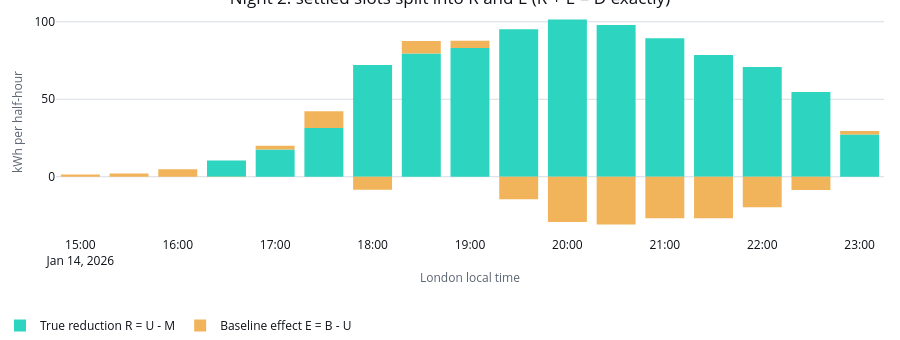

The cell this chart's notebook holds for it:
### Markdown cell above
## 3. Deviation, true reduction and baseline effect

Contract section 4.2 splits every slot's deviation into two pieces that add up exactly:

```
deviation        D = B - M
true reduction   R = U - M            (what smart charging actually moved)
baseline effect  E = B - U            (what the baseline over- or under-states U by)
D = R + E
settled volume   V = max(0, D) inside the settlement window
```

Only `D` is observable at settlement (nobody meters the counterfactual `U`), so `R` and `E` are
reported, not settled, splits of it: `R` is the flexibility a customer actually delivered, `E` is
what the historical baseline happens to say about a night that didn't need to be flexed at all.
The stacked bars below split each settled slot of the same night; a slot can have a negative `E`
even while `V > 0` if the baseline understates that night's own unmanaged import.

### Code cell
settled_night = night_rows.query("settled_kwh > 0")
decomposition_figure = go.Figure()
decomposition_figure.add_trace(
    go.Bar(
        x=settled_night["interval_start_london"].dt.tz_convert(LONDON),
        y=settled_night["true_reduction_kwh"].round(2),
        name="True reduction R = U - M",
        marker_color=SERIES_COLOURS["selected"],
    )
)
decomposition_figure.add_trace(
    go.Bar(
        x=settled_night["interval_start_london"].dt.tz_convert(LONDON),
        y=settled_night["baseline_effect_kwh"].round(2),
        name="Baseline effect E = B - U",
        marker_color=SERIES_COLOURS["difference"],
    )
)
decomposition_figure.update_layout(
    barmode="relative",
    title=f"Night {best_night}: settled slots split into R and E (R + E = D exactly)",
    xaxis_title="London local time",
    yaxis_title="kWh per half-hour",
)
apply_notebook_style(decomposition_figure, height=340)

### Figure 1 — Plotly figure (JSON) as saved in the notebook; plotly's stock layout.template omitted (floating-point values rounded to 4 significant figures)
{"data": [{"marker": {"color": "#2DD4BF"}, "name": "True reduction R = U - M", "x": ["2026-01-14T15:00:00.000000000", "2026-01-14T15:30:00.000000000", "2026-01-14T16:00:00.000000000", "2026-01-14T16:30:00.000000000", "2026-01-14T17:00:00.000000000", "2026-01-14T17:30:00.000000000", "2026-01-14T18:00:00.000000000", "2026-01-14T18:30:00.000000000", "2026-01-14T19:00:00.000000000", "2026-01-14T19:30:00.000000000", "2026-01-14T20:00:00.000000000", "2026-01-14T20:30:00.000000000", "2026-01-14T21:00:00.000000000", "2026-01-14T21:30:00.000000000", "2026-01-14T22:00:00.000000000", "2026-01-14T22:30:00.000000000", "2026-01-14T23:00:00.000000000"], "y": [0.0, 0.0, 0.0, 10.5, 17.5, 31.5, 72.13, 79.49, 83.0, 95.11, 101.5, 97.83, 89.41, 78.5, 70.82, 54.61, 27.3], "type": "bar"}, {"marker": {"color": "#F2B45A"}, "name": "Baseline effect E = B - U", "x": ["2026-01-14T15:00:00.000000000", "2026-01-14T15:30:00.000000000", "2026-01-14T16:00:00.000000000", "2026-01-14T16:30:00.000000000", "2026-01-14T17:00:00.000000000", "2026-01-14T17:30:00.000000000", "2026-01-14T18:00:00.000000000", "2026-01-14T18:30:00.000000000", "2026-01-14T19:00:00.000000000", "2026-01-14T19:30:00.000000000", "2026-01-14T20:00:00.000000000", "2026-01-14T20:30:00.000000000", "2026-01-14T21:00:00.000000000", "2026-01-14T21:30:00.000000000", "2026-01-14T22:00:00.000000000", "2026-01-14T22:30:00.000000000", "2026-01-14T23:00:00.000000000"], "y": [1.4, 2.11, 4.9, -0.21, 2.49, 10.71, -8.33, 8.08, 4.69, -14.49, -29.23, -30.88, -26.86, -26.78, -19.67, -8.58, 2.22], "type": "bar"}], "layout": {"barmode": "relative", "title": {"text": "Night 2: settled slots split into R and E (R + E = D exactly)"}, "xaxis": {"title": {"text": "London local time"}}, "yaxis": {"title": {"text": "kWh per half-hour"}}, "margin": {"b": 104}, "height": 340, "paper_bgcolor": "#FFFFFF", "plot_bgcolor": "#FFFFFF"}}
